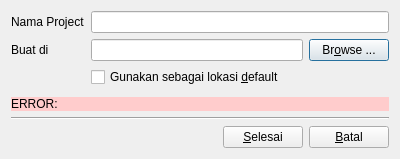
<?xml version="1.0" encoding="UTF-8"?>
<ui version="4.0">
 <class>NewProjectDialog</class>
 <widget class="QDialog" name="NewProjectDialog">
  <property name="geometry">
   <rect>
    <x>0</x>
    <y>0</y>
    <width>400</width>
    <height>159</height>
   </rect>
  </property>
  <property name="windowTitle">
   <string>Dialog</string>
  </property>
  <layout class="QVBoxLayout" name="verticalLayout">
   <item>
    <layout class="QFormLayout" name="formLayout">
     <item row="0" column="0">
      <widget class="QLabel" name="label">
       <property name="text">
        <string>Nama Project</string>
       </property>
      </widget>
     </item>
     <item row="0" column="1">
      <widget class="QLineEdit" name="nameEdit"/>
     </item>
     <item row="1" column="0">
      <widget class="QLabel" name="label_2">
       <property name="text">
        <string>Buat di</string>
       </property>
      </widget>
     </item>
     <item row="1" column="1">
      <layout class="QHBoxLayout" name="horizontalLayout">
       <item>
        <widget class="QLineEdit" name="locationEdit"/>
       </item>
       <item>
        <widget class="QPushButton" name="browseButton">
         <property name="text">
          <string>Br&amp;owse ...</string>
         </property>
        </widget>
       </item>
      </layout>
     </item>
     <item row="2" column="1">
      <widget class="QCheckBox" name="defaultLocationCheckbox">
       <property name="text">
        <string>Gunakan sebagai lokasi &amp;default</string>
       </property>
      </widget>
     </item>
    </layout>
   </item>
   <item>
    <spacer name="verticalSpacer">
     <property name="orientation">
      <enum>Qt::Vertical</enum>
     </property>
     <property name="sizeHint" stdset="0">
      <size>
       <width>20</width>
       <height>2</height>
      </size>
     </property>
    </spacer>
   </item>
   <item>
    <widget class="QLabel" name="errorLabel">
     <property name="styleSheet">
      <string notr="true">background: #ffcccc;
</string>
     </property>
     <property name="text">
      <string>ERROR: </string>
     </property>
    </widget>
   </item>
   <item>
    <widget class="Line" name="line">
     <property name="orientation">
      <enum>Qt::Horizontal</enum>
     </property>
    </widget>
   </item>
   <item>
    <layout class="QHBoxLayout" name="horizontalLayout_2">
     <item>
      <spacer name="horizontalSpacer">
       <property name="orientation">
        <enum>Qt::Horizontal</enum>
       </property>
       <property name="sizeHint" stdset="0">
        <size>
         <width>40</width>
         <height>20</height>
        </size>
       </property>
      </spacer>
     </item>
     <item>
      <widget class="QPushButton" name="okButton">
       <property name="text">
        <string>&amp;Selesai</string>
       </property>
      </widget>
     </item>
     <item>
      <widget class="QPushButton" name="cancelButton">
       <property name="text">
        <string>&amp;Batal</string>
       </property>
      </widget>
     </item>
    </layout>
   </item>
  </layout>
 </widget>
 <resources/>
 <connections/>
</ui>
